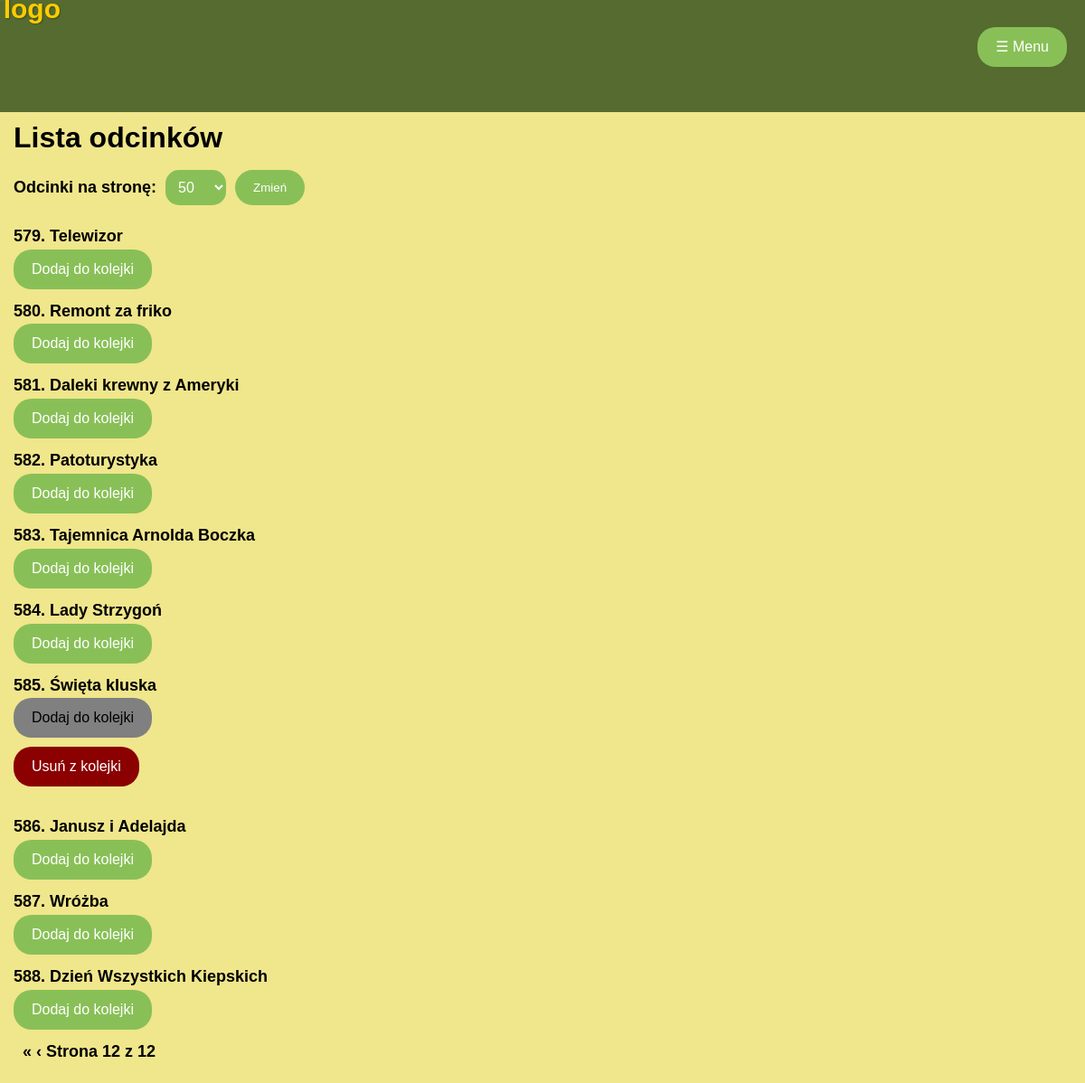
Screenshot of /player/episodes?page=12&per_page=50 with the database file from the repository.
### player/models.py (models this page shows, shortened)
class Video(models.Model):
    title = models.CharField(max_length=255)
    video_url = models.URLField()
    description = models.TextField(max_length=255)

### player/views.py (the view)
# urls.py: path('episodes', ListPlayerView.as_view(), name='video_list'),
class ListPlayerView(ListView):
    model = Video
    template_name = 'player/episodes_list.html'
    context_object_name = 'episodes'
    def get_context_data(self, **kwargs):
        queued_episodes = QueueItem.objects.all()
        queued_episodes = [item.episode.title for item in queued_episodes]
        context = super().get_context_data(**kwargs)
        per_page = int(self.request.GET.get('per_page', 50))  # Pobieranie wybranej liczby odcinków
        paginator = Paginator(context['episodes'], per_page)
        page_number = self.request.GET.get('page')
        page_obj = paginator.get_page(page_number)
        context = {
            'episodes': page_obj,
            'per_page': per_page,
            'queued_episodes': queued_episodes
        }
        return context

### player/views.py (called while the page is built)
def get_available_episodes(request):
    episodes = list(Video.objects.values_list('pk', flat=True))
    return {'available_episodes': episodes}

### player/templates/player/episodes_list.html (shortened to what this page needs)
{% extends 'base.html' %}
{% load static %}
{% block content %}
    <div class="episodes-list">
        <h2 class="episodes-head">
            Lista odcinków
        </h2>
        <form method="get" action="{% url 'player:video_list' %}">
            <label for="per-page">Odcinki na stronę:</label>
            <select id="per-page" name="per_page">
                <option value="50" {% if per_page == 50 %} selected {% endif %}>50</option>
            </select>
            <input type="submit" value="Zmień">
        </form>
        {% for episode in episodes %}
            <a href="{% url 'player:video_detail' pk=episode.pk %}">{{ episode.title }}</a><br>
            <button class="add-to-queue-btn button-like-link{% if episode.title in queued_episodes %} saved{% endif %}"
                    data-pk="{{ episode.pk }}">Dodaj do kolejki</button>
            {% if episode.title in queued_episodes %}
                <form method="post" action="{% url 'player:remove_from_queue' %}">
                    <button type="submit" class="remove-from-queue-btn button-like-link{% if episode.pk in queued_episodes %} saved{% else %} hidden{% endif %}">
                        Usuń z kolejki</button>
                </form>
            {% endif %}
        {% endfor %}
        <div class="pagination">
            <span class="step-links">
                {% if episodes.has_previous %}
                    <a href="?page=1&per_page={{ per_page }}">&laquo;</a>
                    <a href="?page={{ episodes.previous_page_number }}&per_page={{ per_page }}">&lsaquo;</a>
                {% endif %}
                <span class="current" style="margin-top: 10px;">
                    Strona {{ episodes.number }} z {{ episodes.paginator.num_pages }}
                </span>
            </span>
        </div>
    </div>
{% endblock %}

### static/djangoPlayer/styles.css (style rules this page uses)
body { margin: 0; padding: 0; background-color: #F0E68C; }
.button-like-link { margin-right: 10px; }
.button-like-link { background-color: #88c057; color: white; border: none; padding: 10px 20px; border-radius: 20px; font-size: 16px; font-family: Arial, sans-serif; text-align: center; line-height: 1.5; transition: background-color 0.3s, color 0.3s; cursor: pointer; margin-right: 10px; display: block; margin-bottom: 10px; }
a { text-decoration: none; color: inherit; }
.episodes-list { font-family: 'Arial', sans-serif; font-weight: bold; font-size: 18px; line-height: 1.6; color: #000; margin: 20px 0 20px 15px; cursor: pointer; }
.episodes-head { font-size: 32px; display: block; font-weight: bold; cursor: default; margin-bottom: 10px; }
form { display: flex; align-items: center; margin-bottom: 20px; }
label { margin-right: 10px; font-weight: bold; font-family: 'Arial', sans-serif; }
select { padding: 10px; font-size: 16px; color: white; border-radius: 15px; background-color: #88c057; cursor: pointer; margin-right: 10px; border: none; }
input[type="submit"] { padding: 12px 20px; / font-size: 24px; background-color: #88c057; color: white; border: none; border-radius: 20px; cursor: pointer; }
.pagination { margin: 10px 0 0 10px; font-weight: bold; }
.add-to-queue-btn.saved { background-color: #808080FF; color: black; cursor: default; }
.remove-from-queue-btn, .remove-from-queue-btn:hover { background-color: #8B0000FF; color: #FFFFFFFF; }

### rows the page displays
Video: title "579. Telewizor"
Video: title "580. Remont za friko"
Video: title "581. Daleki krewny z Ameryki"
Video: title "582. Patoturystyka"
Video: title "583. Tajemnica Arnolda Boczka"
Video: title "584. Lady Strzygoń"
Video: title "585. Święta kluska"
Video: title "586. Janusz i Adelajda"
Video: title "587. Wróżba"
Video: title "588. Dzień Wszystkich Kiepskich"

### other values shown
{{ episodes.number }} "12"
{{ episodes.paginator.num_pages }} "12"
